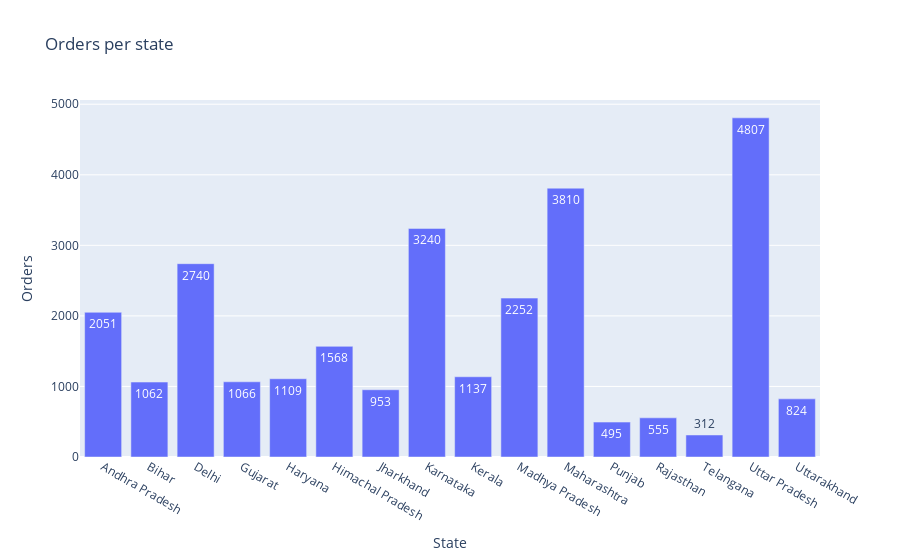

Notebook code for this chart:
### Code cell
fig = px.bar(per_state , x='State' , y='Orders' ,title= 'Orders per state' , text= 'Orders')
fig.show()

### Figure 1 — Plotly figure (JSON) as saved in the notebook; plotly's stock layout.template omitted (floating-point values rounded to 4 significant figures)
{"data": [{"alignmentgroup": "True", "hovertemplate": "State=%{x}<br>Orders=%{text}<extra></extra>", "legendgroup": "", "marker": {"color": "#636efa", "pattern": {"shape": ""}}, "name": "", "offsetgroup": "", "orientation": "v", "showlegend": false, "text": [2051, 1062, 2740, 1066, 1109, 1568, 953, 3240, 1137, 2252, 3810, 495, 555, 312, 4807, 824], "textposition": "auto", "type": "bar", "x": ["Andhra Pradesh", "Bihar", "Delhi", "Gujarat", "Haryana", "Himachal Pradesh", "Jharkhand", "Karnataka", "Kerala", "Madhya Pradesh", "Maharashtra", "Punjab", "Rajasthan", "Telangana", "Uttar Pradesh", "Uttarakhand"], "xaxis": "x", "y": [2051, 1062, 2740, 1066, 1109, 1568, 953, 3240, 1137, 2252, 3810, 495, 555, 312, 4807, 824], "yaxis": "y"}], "layout": {"barmode": "relative", "legend": {"tracegroupgap": 0}, "title": {"text": "Orders per state"}, "xaxis": {"anchor": "y", "domain": [0, 1], "title": {"text": "State"}}, "yaxis": {"anchor": "x", "domain": [0, 1], "title": {"text": "Orders"}}}}
